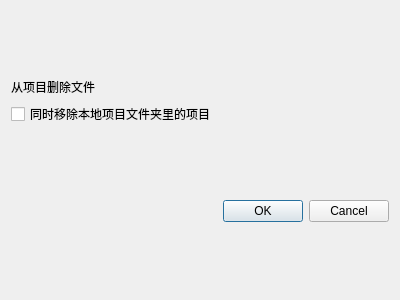
<?xml version="1.0" encoding="UTF-8"?>
<ui version="4.0">
 <class>RemoveProDialog</class>
 <widget class="QDialog" name="RemoveProDialog">
  <property name="geometry">
   <rect>
    <x>0</x>
    <y>0</y>
    <width>400</width>
    <height>300</height>
   </rect>
  </property>
  <property name="windowTitle">
   <string>Dialog</string>
  </property>
  <layout class="QVBoxLayout" name="verticalLayout">
   <item>
    <spacer name="verticalSpacer">
     <property name="orientation">
      <enum>Qt::Orientation::Vertical</enum>
     </property>
     <property name="sizeHint" stdset="0">
      <size>
       <width>20</width>
       <height>40</height>
      </size>
     </property>
    </spacer>
   </item>
   <item>
    <widget class="QLabel" name="label">
     <property name="text">
      <string>从项目删除文件</string>
     </property>
    </widget>
   </item>
   <item>
    <widget class="QCheckBox" name="checkBox">
     <property name="text">
      <string>同时移除本地项目文件夹里的项目</string>
     </property>
    </widget>
   </item>
   <item>
    <spacer name="verticalSpacer_2">
     <property name="orientation">
      <enum>Qt::Orientation::Vertical</enum>
     </property>
     <property name="sizeHint" stdset="0">
      <size>
       <width>20</width>
       <height>40</height>
      </size>
     </property>
    </spacer>
   </item>
   <item>
    <widget class="QDialogButtonBox" name="buttonBox">
     <property name="orientation">
      <enum>Qt::Orientation::Horizontal</enum>
     </property>
     <property name="standardButtons">
      <set>QDialogButtonBox::StandardButton::Cancel|QDialogButtonBox::StandardButton::Ok</set>
     </property>
    </widget>
   </item>
   <item>
    <spacer name="verticalSpacer_3">
     <property name="orientation">
      <enum>Qt::Orientation::Vertical</enum>
     </property>
     <property name="sizeHint" stdset="0">
      <size>
       <width>20</width>
       <height>40</height>
      </size>
     </property>
    </spacer>
   </item>
  </layout>
 </widget>
 <resources/>
 <connections>
  <connection>
   <sender>buttonBox</sender>
   <signal>accepted()</signal>
   <receiver>RemoveProDialog</receiver>
   <slot>accept()</slot>
   <hints>
    <hint type="sourcelabel">
     <x>248</x>
     <y>254</y>
    </hint>
    <hint type="destinationlabel">
     <x>157</x>
     <y>274</y>
    </hint>
   </hints>
  </connection>
  <connection>
   <sender>buttonBox</sender>
   <signal>rejected()</signal>
   <receiver>RemoveProDialog</receiver>
   <slot>reject()</slot>
   <hints>
    <hint type="sourcelabel">
     <x>316</x>
     <y>260</y>
    </hint>
    <hint type="destinationlabel">
     <x>286</x>
     <y>274</y>
    </hint>
   </hints>
  </connection>
 </connections>
</ui>
